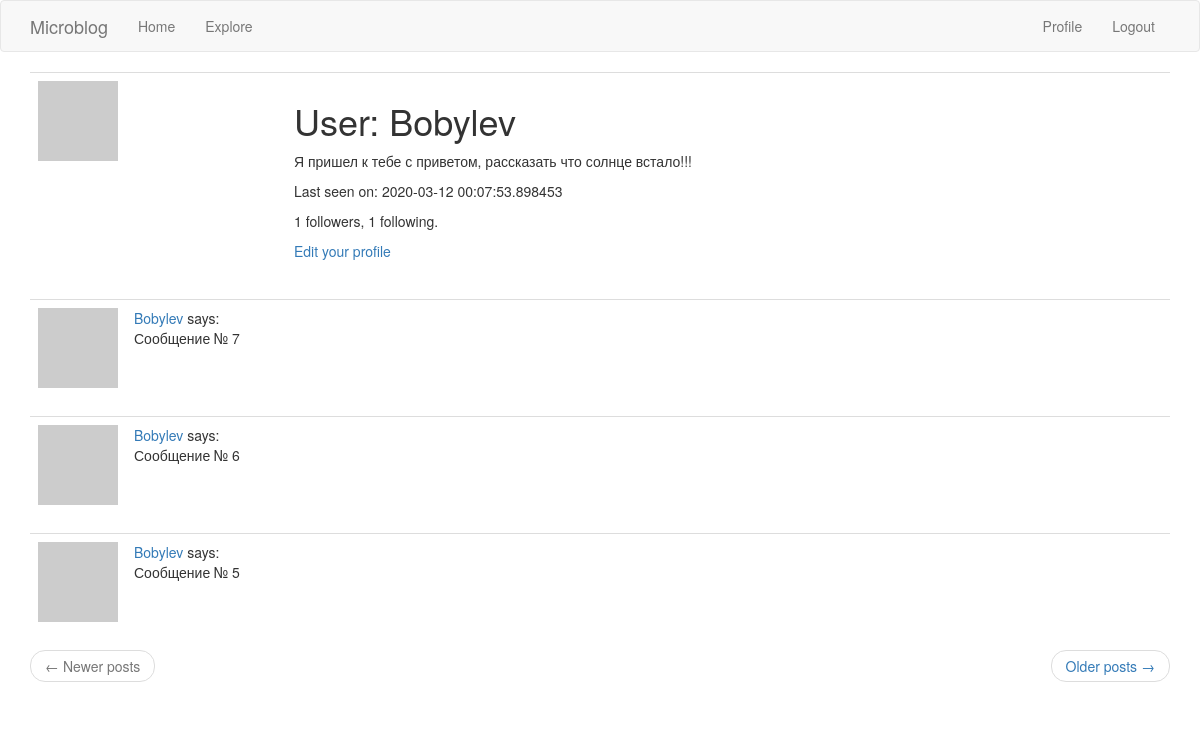
Page /user/Bobylev (signed in) on the earlier database version.
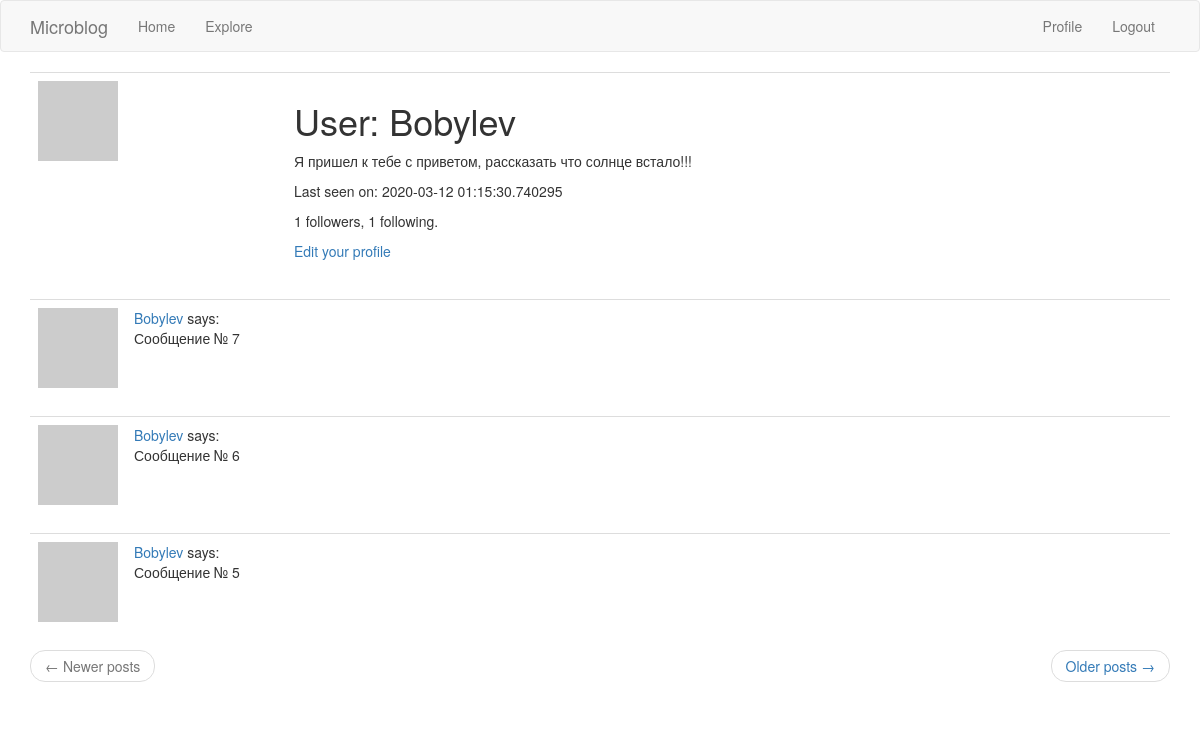
Same page on the later database version.
### app/models.py (models this page shows, shortened)
class User(UserMixin, db.Model):
    __tablename__ = "user"
    id = db.Column(db.Integer, primary_key=True)
    username = db.Column(db.String(64), index=True, unique=True)
    email = db.Column(db.String(120), index=True, unique=True)
    password_hash = db.Column(db.String(128))
    about_me = db.Column(db.String(140))
    last_seen = db.Column(db.DateTime, default=datetime.utcnow)
    posts = db.relationship('Post', back_populates='author')
    followed = db.relationship(
        'User', secondary=followers,
        primaryjoin=(followers.c.follower_id == id),
        secondaryjoin=(followers.c.followed_id == id),
        backref=db.backref('followers', lazy='dynamic'),
        lazy='dynamic'
    )
    def avatar(self, size):
        email = "dotnetcoder@mail.ru"
        digest = md5(email.encode('utf-8')).hexdigest()
        url = f'https://www.gravatar.com/avatar/{digest}?d=identicon&s={size}'
        return url

class Post(db.Model):
    __tablename__ = "post"
    id = db.Column(db.Integer, primary_key=True)
    body = db.Column(db.String(140))
    timestamp = db.Column(db.DateTime, index=True, default=datetime.utcnow)
    user_id = db.Column(db.Integer, db.ForeignKey('user.id'))
    author = db.relationship("User", back_populates='posts' )

### app/routes.py (the view)
@app.route('/user/<username>')
@login_required
def user(username):
    user = User.query.filter_by(username=username).first_or_404()
    page = request.args.get('page', 1, type=int)
    per_page = app.config['POSTS_PER_PAGE']
    query = Post.query.filter(Post.user_id == user.id).order_by(Post.timestamp.desc())
    page_posts: Pagination = query.paginate(page, per_page, error_out=False)
    posts = page_posts.items
    next_url = url_for('user', username=user.username, page=page_posts.next_num)\
        if page_posts.has_next else None
    prev_url = url_for('user', username=user.username, page=page_posts.prev_num)\
        if page_posts.has_prev else None
    app.logger.info(f'GET /user/{user.username}')
    return render_template('user.html', user=user, posts=posts, prev_url=prev_url, next_url=next_url)

### app/models.py (called while the page is built)
@login.user_loader
def load_user(id):
    return User.query.get(int(id))

### app/routes.py (called while the page is built)
@app.before_request
def before_request():
    if current_user.is_authenticated:
        current_user.last_seen = datetime.utcnow()
        db.session.commit()

### app/templates/user.html
{% extends "base.html" %}
{% block app_content %}
    <table class="table table-hover">
        <tr>
            <td width="256px"><img src="{{ user.avatar(256) }}"></td>
            <td>
                <h1>User: {{ user.username }}</h1>
                {% if user.about_me %}<p>{{ user.about_me }}</p>{% endif %}
                {% if user.last_seen %}<p>Last seen on: {{ user.last_seen }}</p>{% endif %}
                <p>{{ user.followers.count() }} followers, {{ user.followed.count() }} following.</p>
                {% if user == current_user %}
                <p><a href="{{ url_for('edit_profile') }}">Edit your profile</a></p>
                {% elif not current_user.is_following(user) %}
                <p><a href="{{ url_for('follow', username=user.username) }}">Follow</a></p>
                {% else %}
                <p><a href="{{ url_for('unfollow', username=user.username) }}">Unfollow</a></p>
                {% endif %}
            </td>
        </tr>
    </table>
    {% for post in posts %}
        {% include '_post.html' %}
    {% endfor %}
    <nav aria-label="...">
        <ul class="pager">
            <li class="previous{% if not prev_url %} disabled{% endif %}">
                <a href="{{ prev_url or '#' }}">
                    <span aria-hidden="true">&larr;</span> Newer posts
                </a>
            </li>
            <li class="next{% if not next_url %} disabled{% endif %}">
                <a href="{{ next_url or '#' }}">
                    Older posts <span aria-hidden="true">&rarr;</span>
                </a>
            </li>
        </ul>
    </nav>
{% endblock %}

### app/templates/base.html (shortened to what this page needs)
{% extends 'bootstrap/base.html' %}
{% block navbar %}
    <nav class="navbar navbar-default">
        <div class="container">
            <div class="navbar-header">
                <a class="navbar-brand" href="{{ url_for('index') }}">Microblog</a>
            </div>
            <div class="collapse navbar-collapse" id="bs-example-navbar-collapse-1">
                <ul class="nav navbar-nav">
                    <li><a href="{{ url_for('index') }}">Home</a></li>
                    <li><a href="{{ url_for('explore') }}">Explore</a></li>
                </ul>
                <ul class="nav navbar-nav navbar-right">
                    {% if current_user.is_anonymous %}
                    <li><a href="{{ url_for('login') }}">Login</a></li>
                    {% else %}
                    <li><a href="{{ url_for('user', username=current_user.username) }}">Profile</a></li>
                    <li><a href="{{ url_for('logout') }}">Logout</a></li>
                    {% endif %}
                </ul>
            </div>
        </div>
    </nav>
{% endblock %}
{% block content %}
    <div class="container">
        {% block app_content %}{% endblock %}
    </div>
{% endblock %}

### app/templates/_post.html
<table class="table table-hover">
    <tr>
        <td width="70px">
            <a href="{{ url_for('user', username=post.author.username) }}">
                <img src="{{ post.author.avatar(70) }}" />
            </a>
        </td>
        <td>
            <a href="{{ url_for('user', username=post.author.username) }}">
                {{ post.author.username }}
            </a>
            says:
            <br>
            {{ post.body }}
        </td>
    </tr>
</table>

Differences in the rows shown:
changed User "Bobylev": last_seen "2020-03-12 00:07:53.898453" → "2020-03-12 01:15:30.740295"
